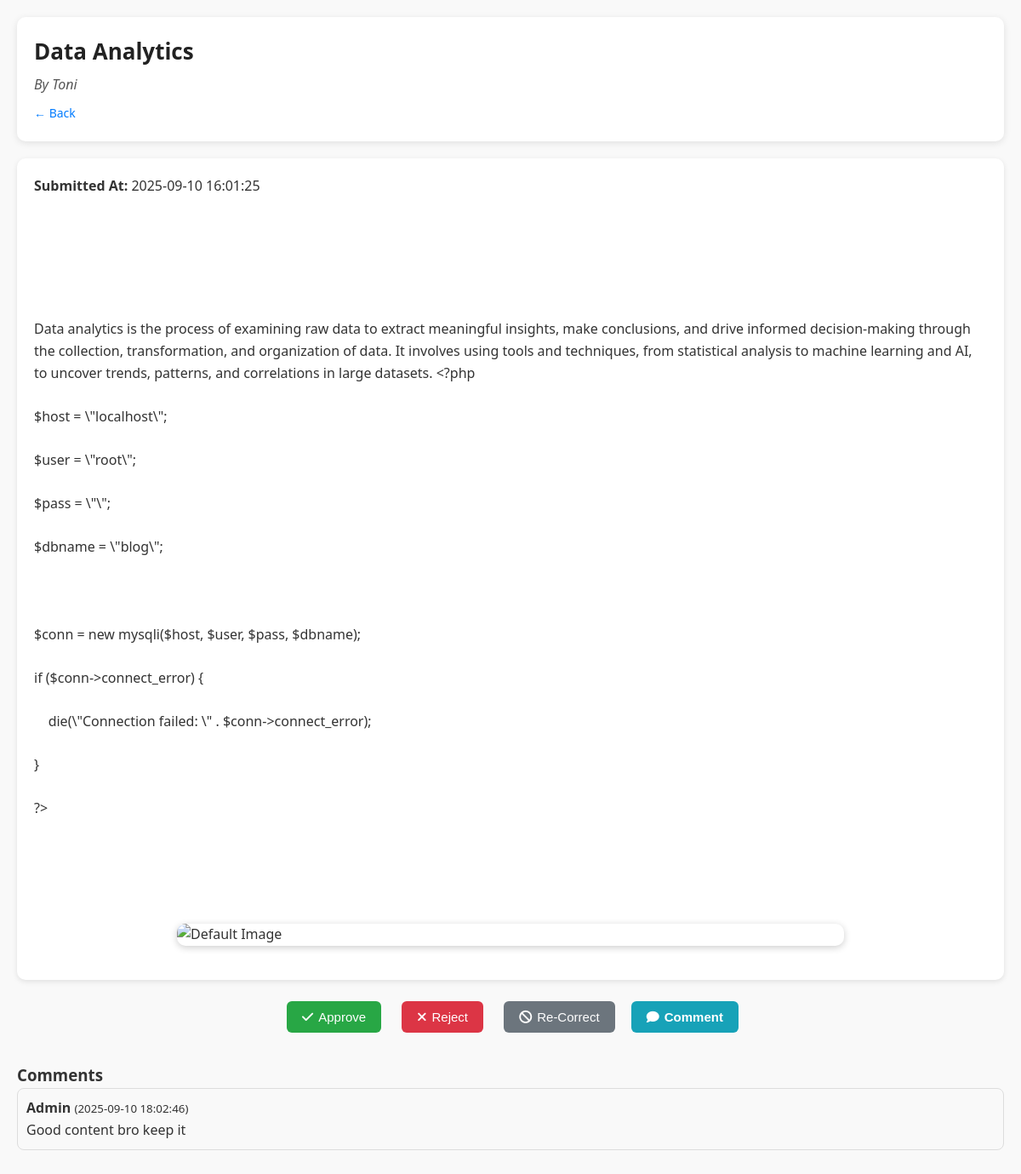
Page /view_blog.php?id=1 (signed in) on the committed database.
### tables this page shows
CREATE TABLE `userss` (
  `id` int(11) NOT NULL,
  `heading` varchar(255) NOT NULL,
  `author` varchar(255) NOT NULL,
  `content` longtext NOT NULL,
  `img1` varchar(255) DEFAULT NULL,
  `code` varchar(255) DEFAULT NULL,
  `audio` varchar(255) DEFAULT NULL,
  `video` varchar(255) DEFAULT NULL,
  `created_at` timestamp NOT NULL DEFAULT current_timestamp()
);

CREATE TABLE `comments` (
  `id` int(11) UNSIGNED NOT NULL,
  `blog_id` int(11) NOT NULL,
  `comment` text NOT NULL,
  `created_at` datetime NOT NULL
);

### view_blog.php (the view, shortened to what this page needs)
<?php
include 'db_connect.php';
$id = intval($_GET['id']);
$stmt = $conn->prepare("SELECT * FROM userss WHERE id = ?");
$stmt->bind_param("i", $id);
$stmt->execute();
$result = $stmt->get_result();
$blog = $result->fetch_assoc();
$editMode = isset($_GET['edit']) && $_GET['edit'] == 'true';
?>
<!DOCTYPE html>
<html>
<head>
    <link rel="stylesheet" href="css/view_blog.css">
    <link rel="stylesheet" href="https://cdnjs.cloudflare.com/ajax/libs/font-awesome/6.4.0/css/all.min.css">
    <link rel="stylesheet" href="//cdnjs.cloudflare.com/ajax/libs/highlight.js/11.7.0/styles/default.min.css">
</head>
<body>
<div class="header">
    <h1><?= htmlspecialchars($blog['heading']) ?></h1>
    <p><em>By <?= htmlspecialchars($blog['author']) ?></em></p>
    <a href="admin_dashboard.php" class="back-button">← Back</a>
</div>
<div class="blog-container">
    <p><strong>Submitted At:</strong> <?= htmlspecialchars($blog['created_at']) ?></p>
    <div class="blog-content">
        <?php if (!$editMode) : ?>
            <div class="blog-text">
                <?php
                    $fixedContent = str_replace(["\\r\\n", "\\n", "\\r"], "\n", $blog['content']);
                    $parts = preg_split('/```/', $fixedContent);
                    $isCode = false;
                    foreach ($parts as $part) {
                        if ($isCode) {
                            echo '<pre><code class="language-php">' . htmlspecialchars(trim($part)) . '</code></pre>';
                        } else {
                            echo '<div class="blog-text">' . nl2br(strip_tags(trim($part), '<p><b><i><u><br><strong><em>')) . '</div>';
                        }
                        $isCode = !$isCode;
                    }
                ?>
            </div>
        <?php endif; ?>
    </div>
    <?php
    if (!empty($blog['img1'])) {
        $imgPath = str_replace('\\', '/', $blog['img1']);
        if (file_exists($imgPath)) {
            echo '<img src="' . htmlspecialchars($imgPath) . '" alt="Blog Image" class="blog-media">';
        } else {
            echo '<img src="default.jpg" alt="Default Image" class="blog-media">';
        }
    } else {
        echo '<img src="default.jpg" alt="Default Image" class="blog-media">';
    }
    ?>
</div>
<div class="actions">
    <form method="POST" action="approve_blog.php" style="display:inline;">
        <button class="approve-btn"><i class="fas fa-check"></i> Approve</button>
    </form>
    <form method="POST" action="reject_blog.php" style="display:inline;">
        <button class="reject-btn"><i class="fas fa-times"></i> Reject</button>
    </form>
    <form method="POST" action="recorrect_blog.php" style="display:inline;">
        <button class="block-btn"><i class="fas fa-ban"></i> Re-Correct</button>
    </form>
    <button type="button" class="comment-btn" id="commentBtn"><i class="fas fa-comment"></i> Comment</button>
</div>
<div class="comments-section" style="margin-top:30px;">
    <h3>Comments</h3>
    <?php
    $stmt = $conn->prepare("SELECT comment, created_at FROM comments WHERE blog_id = ? ORDER BY created_at DESC");
    $stmt->bind_param("i", $id);
    $stmt->execute();
    $comments = $stmt->get_result();
    if ($comments->num_rows > 0) {
        while ($row = $comments->fetch_assoc()) {
            echo "<div class='comment-box' style='border:1px solid #ddd; padding:10px; border-radius:8px; margin-bottom:10px;'>";
            echo "<strong>Admin</strong> <small>(" . $row['created_at'] . ")</small><br>";
            echo nl2br(htmlspecialchars(strip_tags($row['comment'])));
            echo "</div>";
        }
    } else {
        echo "<p>No comments yet.</p>";
    }
    ?>
</div>
</body>
</html>

### view_blog.css (style rules this page uses)
* { margin: 0; padding: 0; box-sizing: border-box; }
body { font-family: "Segoe UI", Arial, sans-serif; background: #f9f9f9; color: #333; line-height: 1.6; padding: 20px; }
.header { background: #fff; padding: 20px; border-radius: 10px; box-shadow: 0 2px 8px rgba(0,0,0,0.1); margin-bottom: 20px; }
.header h1 { font-size: 26px; color: #222; }
.header p { font-style: italic; margin-top: 5px; color: #555; }
.back-button { display: inline-block; margin-top: 10px; text-decoration: none; font-size: 14px; color: #007bff; transition: 0.3s; }
.blog-container { background: #fff; padding: 20px; border-radius: 10px; box-shadow: 0 2px 6px rgba(0,0,0,0.1); margin-bottom: 20px; }
.blog-content { margin: 15px 0; font-size: 16px; white-space: pre-wrap; }
.blog-media { max-width: 100%; margin: 15px 0; border-radius: 8px; box-shadow: 0 1px 6px rgba(0,0,0,0.2); }
.actions { margin: 20px; }
button { border: none; color: white; padding: 10px 18px; margin: 5px; border-radius: 6px; cursor: pointer; font-size: 15px; display: inline-flex; align-items: center; gap: 6px; transition: transform 0.2s ease-in-out; }
button.comment-btn { background-color: #17a2b8; color: white; border-radius: 6px; padding: 10px 18px; font-size: 15px; font-weight: bold; cursor: pointer; display: inline-flex; align-items: center; }
.approve-btn { background-color: #28a745; }
.reject-btn { background-color: #dc3545; }
.block-btn { background-color: #6c757d; }

### view_blog.php (style rules this page uses)
.comment-btn { background-color: #17a2b8; color: white; border: none; padding: 10px 15px; font-size: 14px; border-radius: 5px; cursor: pointer; transition: 0.3s; }
.blog-media { display: block; margin: 20px auto; border-radius: 10px; box-shadow: 0px 2px 8px rgba(0,0,0,0.2); }
img.blog-media { max-width: 70%; max-height: 350px; object-fit: contain; }
.actions { margin-top: 20px; text-align: center; }
.actions form, .actions button { margin: 5px; }

### rows in the picture
userss: heading "Data Analytics", author "Toni", created_at "2025-09-10 16:01:25", content "Data analytics is the process of examining raw data to extract meaningful insights, make conclusions, and drive informed decision-making through the collection, transformation, and organization of data. It involves using tools and techniques, from statistical analysis to machine learning and AI, to uncover trends, patterns, and correlations in large datasets. <?php $host = \\\"localhost\\\"; $user = \\\"root\\\"; $pass = \\\"\\\"; $dbname = \\\"blog\\\"; $conn = new mysqli($host, $user, $pass, $dbname); if ($conn->connect_error) { die(\\\"Connection failed: \\\" . $conn->connect_error); } ?>"
comments: created_at "2025-09-10 18:02:46", comment "Good content bro keep it"
